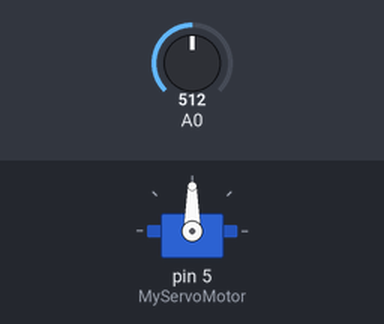
The sketch below on a simulated Arduino Uno, built with avr-gcc and run on an emulated ATmega328P. On the bench: servo. Inputs (shaded band) come from the test bench; at power-on: A0 = 512.

Above: at 1.2 s.
1.3 s: A0 set to 716
At 1.6 s:
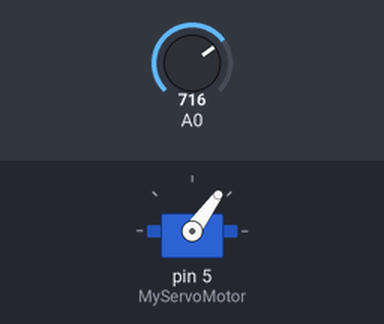
2.8 s: A0 set to 900
At 3.9 s:
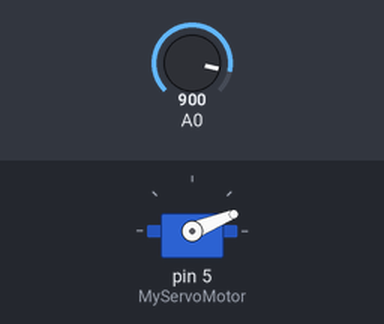
4.3 s: A0 set to 1023
At 5.0 s:
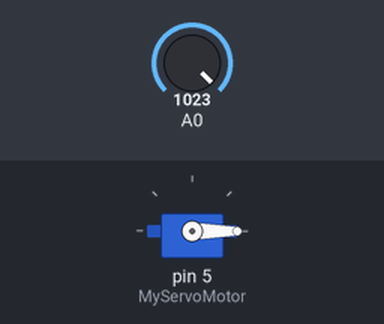
5.8 s: A0 set to 306
At 6.2 s:
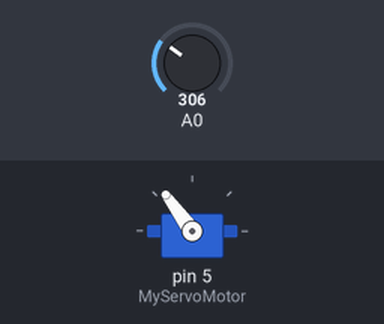
7.3 s: A0 set to 122
At 8.5 s:
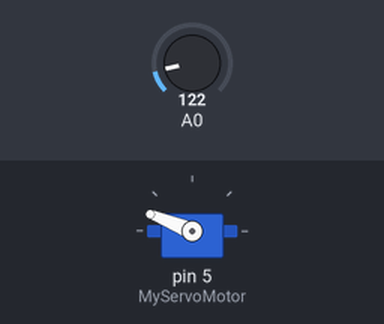
8.8 s: A0 set to 511
At 9.7 s:
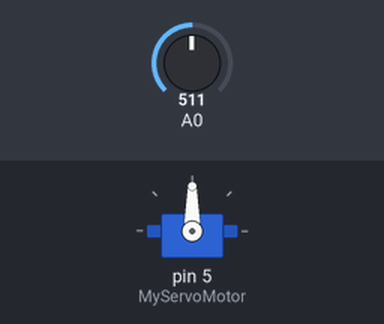
Timing chart, 0 to 11.3 s (numbered marks = the images above; inputs shaded):
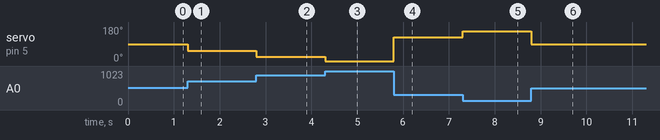

Measured:
- after the input at 1.3 s, servo on pin 5 (MyServoMotor): 90° → 54° at once
- after the input at 2.8 s, servo on pin 5 (MyServoMotor): 54° → 22° at once
- after the input at 4.3 s, servo on pin 5 (MyServoMotor): 22° → 0° at once
- after the input at 5.8 s, servo on pin 5 (MyServoMotor): 0° → 126° at once
- after the input at 7.3 s, servo on pin 5 (MyServoMotor): 126° → 158° at once
- after the input at 8.8 s, servo on pin 5 (MyServoMotor): 158° → 90° at once

The sketch:

L03_Servo_Twister.ino
```cpp
/*-- STEP 1 ---------------------------------------------------------------------------------------------------------------

  Let's make a servo motor respond to a "twister" which is really a potentiometer.  First, we need to tell our Arduino board
  to get ready.  We need to teach it how to control the motor, and to do this we "include" a helper file.

*/

#include <Servo.h>

/*-- STEP 2 ---------------------------------------------------------------------------------------------------------------

  Now let's create a pretend servo motor inside our Arduino that we can use to control the real servo motor.

*/

Servo MyServoMotor;

/*-- STEP 3 ---------------------------------------------------------------------------------------------------------------

  In our SETUP function, we tell our Arduino board that our servo is wired up to digital control number 5.

*/

void setup()
{
  MyServoMotor.attach(5);
}

/*-- STEP 4 ---------------------------------------------------------------------------------------------------------------

  In our FOREVER LOOP, we do several things.  First we measure the current twister position, then we convert it to
  an angle, then we send it to our servo motor, which moves our pointer!

*/

void loop()
{
  int TwisterPosition = analogRead(0);
  int ServoPosition = map(TwisterPosition, 0, 1023, 179, 0);
  MyServoMotor.write(ServoPosition);
}
```
